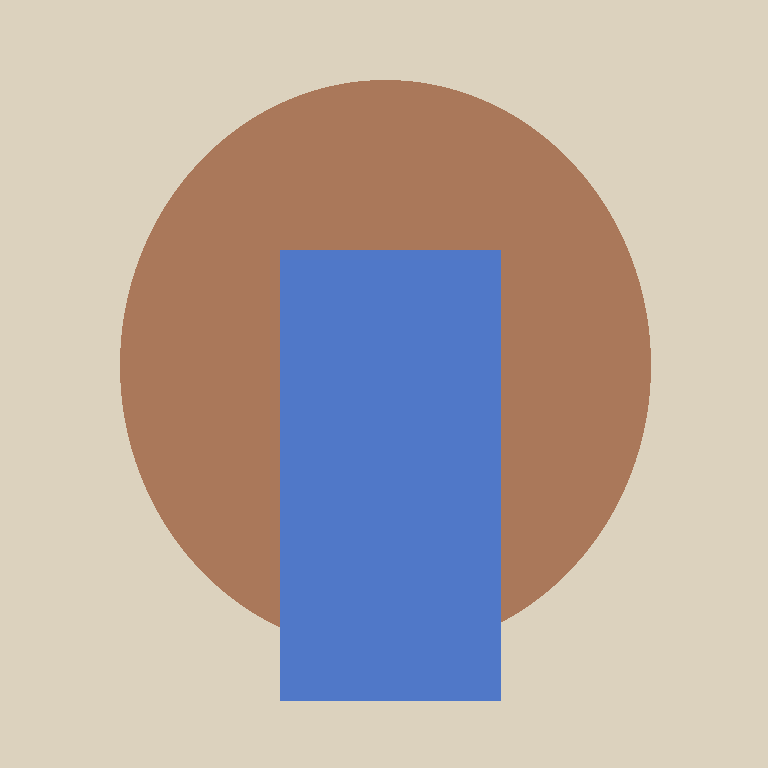
#> input picture apps/desktop/scripts/_tmp_e2e_input.png, 768 x 768 px
$ python image_to_3d_furniture_tables.py --in ../scripts/_tmp_e2e_input.png --out out.png   (older library calls are emulated)
#> lines starting #> are read from the running program, lines starting #| are printed output that depends on the picture; after the words box and inside, x2 and y2 are one past the last pixel; in counts of white or black regions, pixels touching at a corner belong together
#!/usr/bin/env python3
import argparse
import json
import math
import os
import sys
import traceback
from dataclasses import dataclass
from typing import List, Sequence

import cv2
import numpy as np
import trimesh

print("VOLUMIA PYTHON PATH:", sys.executable)


@dataclass
class TopDetection:
    cx: float
    cy: float
    rx: float
    ry: float
    angle: float
    material: str
    brightness: float
    texture: float


def emit_progress(stage: str, percent: int, message: str) -> None:
    print(json.dumps({"stage": stage, "percent": percent, "message": message}), flush=True)


def log(message: str) -> None:
    print(message, flush=True)


def log_error(message: str) -> None:
    print(message, file=sys.stderr, flush=True)


def parse_args() -> argparse.Namespace:
    parser = argparse.ArgumentParser(description="Parametric furniture reconstructor for coffee tables")
    parser.add_argument("--in", dest="in_path", required=True)
    parser.add_argument("--out", dest="out_path", required=True)
    parser.add_argument("--quality", choices=["fast", "balanced", "high"], default="balanced")
    return parser.parse_args()


def detect_tabletops(gray: np.ndarray) -> List[TopDetection]:
    h, w = gray.shape
    blurred = cv2.GaussianBlur(gray, (5, 5), 0)
    edges = cv2.Canny(blurred, 40, 130)
    edges = cv2.morphologyEx(edges, cv2.MORPH_CLOSE, np.ones((3, 3), np.uint8), iterations=2)
    contours, _ = cv2.findContours(edges, cv2.RETR_LIST, cv2.CHAIN_APPROX_SIMPLE)

    candidates = []
    min_area = float(h * w) * 0.002
    min_radius = min(h, w) * 0.06
    for contour in contours:
        if len(contour) < 5:
            continue
        area = cv2.contourArea(contour)
        if area < min_area:
            continue
        (cx, cy), (major, minor), angle = cv2.fitEllipse(contour)
        if major <= 0 or minor <= 0:
            continue
        ratio = max(major, minor) / max(min(major, minor), 1e-6)
        radius = max(major, minor) * 0.5
        if radius < min_radius or ratio > 1.65:
            continue
        score = area / ratio
        candidates.append((score, cx, cy, major * 0.5, minor * 0.5, angle))

    candidates.sort(key=lambda item: item[0], reverse=True)

    selected: List[TopDetection] = []
    for _, cx, cy, rx, ry, angle in candidates:
        keep = True
        for prev in selected:
            distance = math.hypot(cx - prev.cx, cy - prev.cy)
            if distance < 0.62 * (max(rx, ry) + max(prev.rx, prev.ry)):
                keep = False
                break
        if not keep:
            continue

        material, brightness, texture = classify_top_material(gray, cx, cy, rx, ry, angle)
        selected.append(
            TopDetection(
                cx=float(cx),
                cy=float(cy),
                rx=float(rx),
                ry=float(ry),
                angle=float(angle),
                material=material,
                brightness=brightness,
                texture=texture,
            )
        )
        if len(selected) == 2:
            break

    if selected:
        return selected

    fallback_rx = min(h, w) * 0.18
    fallback_ry = fallback_rx * 0.92
    material, brightness, texture = classify_top_material(gray, w * 0.5, h * 0.45, fallback_rx, fallback_ry, 0)
    return [
        TopDetection(
            cx=float(w * 0.5),
            cy=float(h * 0.45),
            rx=float(fallback_rx),
            ry=float(fallback_ry),
            angle=0.0,
            material=material,
            brightness=brightness,
            texture=texture,
        )
    ]


def classify_top_material(gray: np.ndarray, cx: float, cy: float, rx: float, ry: float, angle: float):
    mask = np.zeros_like(gray, dtype=np.uint8)
    cv2.ellipse(mask, (int(cx), int(cy)), (max(int(rx), 1), max(int(ry), 1)), angle, 0, 360, 255, -1)
    pixels = gray[mask > 0]
    if pixels.size == 0:
        return "wood", 0.0, 0.0

    brightness = float(np.mean(pixels))
    lap = cv2.Laplacian(gray, cv2.CV_32F)
    texture = float(np.std(lap[mask > 0]))
    if brightness > 165.0 and texture < 14.0:
        return "glass", brightness, texture
    return "wood", brightness, texture


# [68 lines left out: functions detect_leg_offsets, build_leg_angles, mesh_color_rgba, not called in this run]


def apply_mesh_color(mesh: trimesh.Trimesh, material: str) -> None:
    rgba = np.tile(mesh_color_rgba(material), (len(mesh.vertices), 1))
    mesh.visual.vertex_colors = rgba


# [59 lines left out: functions make_top_mesh, make_tube_from_polyline, make_legs_mesh, to_world_xy, not called in this run]


def build_scene(gray: np.ndarray, detections: Sequence[TopDetection], quality: str) -> trimesh.Scene:
    h, w = gray.shape
    max_radius_px = max(max(det.rx, det.ry) for det in detections)
    pixel_to_meter = 0.45 / max(max_radius_px, 1.0)

    scene = trimesh.Scene()
    detections_sorted = sorted(detections, key=lambda det: max(det.rx, det.ry), reverse=True)
    for index, detection in enumerate(detections_sorted, start=1):
        radius_px = max(detection.rx, detection.ry)
        radius = max(0.18, radius_px * pixel_to_meter)
        table_height = 0.35 if index == 1 else 0.31
        thickness = 0.015 if detection.material == "glass" else 0.035

        center_xy = to_world_xy(detection.cx, detection.cy, w, h, pixel_to_meter)
        leg_offsets = detect_leg_offsets(gray, detection)

        top_mesh = make_top_mesh(center_xy, radius, thickness, table_height, quality, detection.material)
        legs_mesh = make_legs_mesh(center_xy, radius, table_height - thickness, quality, leg_offsets, index - 1)

        top_name = f"top_{index}"
        legs_name = f"legs_{index}"
        scene.add_geometry(top_mesh, node_name=top_name, geom_name=top_name)
        scene.add_geometry(legs_mesh, node_name=legs_name, geom_name=legs_name)

        log(
            f"table {index}: radius={radius:.4f}m thickness={thickness:.4f}m material={detection.material} "
            f"legs={len(build_leg_angles(leg_offsets, index - 1))}"
        )
        log(
            f"{top_name}: vertices={len(top_mesh.vertices)} faces={len(top_mesh.faces)} | "
            f"{legs_name}: vertices={len(legs_mesh.vertices)} faces={len(legs_mesh.faces)}"
        )

    return scene


def main() -> int:
    args = parse_args()
    in_path = os.path.abspath(args.in_path)
    out_path = os.path.abspath(args.out_path)
    os.makedirs(os.path.dirname(out_path), exist_ok=True)

    if not os.path.exists(in_path):
        log_error(f"input image missing: {in_path}")
        return 1

    emit_progress("preprocess", 10, "Loading image")
    image = cv2.imread(in_path, cv2.IMREAD_COLOR)
#> image is the input picture: shape (768, 768, 3); mean B, G, R 166, 171.7, 183.5
    if image is None:
        log_error(f"failed to load image: {in_path}")
        return 1
    gray = cv2.cvtColor(image, cv2.COLOR_BGR2GRAY)
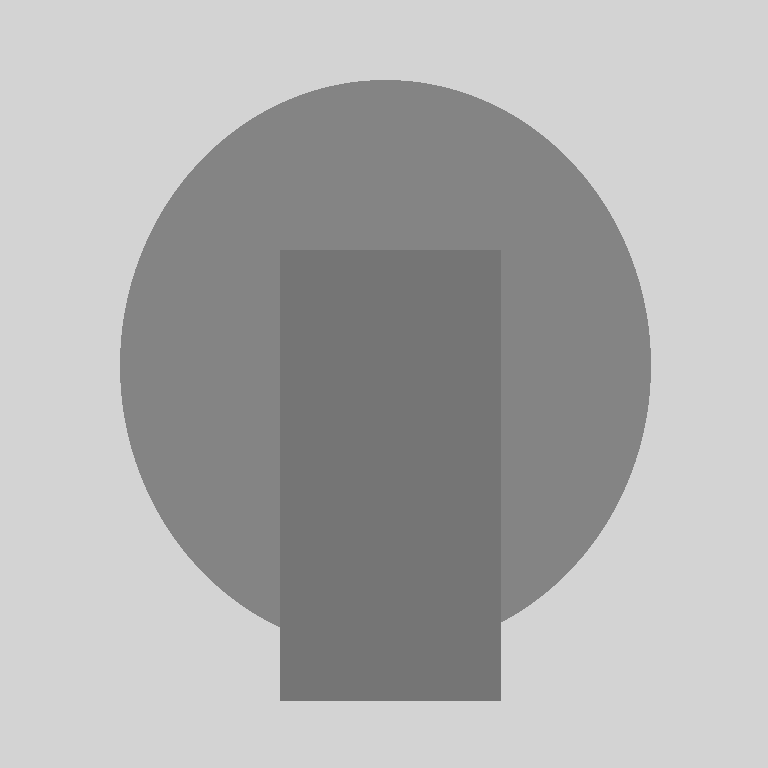
#> gray: shape (768, 768); min 117, max 211, mean 174.8

    try:
        emit_progress("detect", 30, "Detecting table tops and legs")
        detections = detect_tabletops(gray)
#> in detect_tabletops, `edges = cv2.Canny(blurred, 40, 130)`:
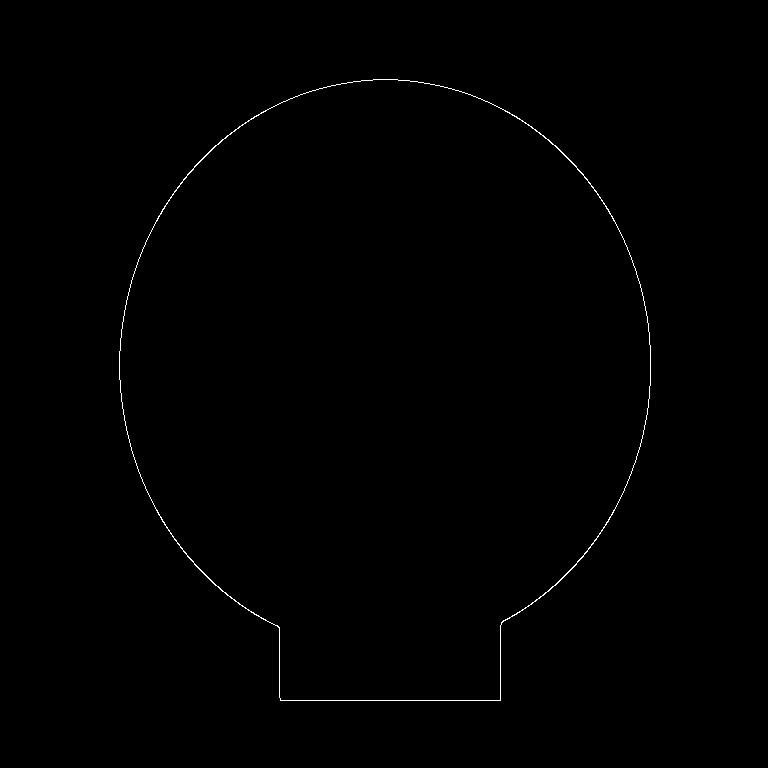
#> edges: shape (768, 768); 0.34% white in thin lines or dots, all inside (x1, y1, x2, y2) = (119, 79, 651, 701)
#> in detect_tabletops, `contours, _ = cv2.findContours(edges, cv2.RETR_LIST, cv2.CHAIN_APPROX_..`: contours = 2 contours; box (x1, y1, x2, y2) and area: (119, 79, 651, 701) 251046, (119, 79, 651, 701) 250746
#> the loop in detect_tabletops, `for contour in contours:` made 2 passes
#> (area, cx, cy, major, minor, angle, ratio, radius) on passes 1 to 2: (250745.5, 384.9, 368.1, 528.4, 580.8, 0.367, 1.1, 290.4), (251045.5, 384.9, 367.1, 529.2, 578.1, 0.473, 1.09, 289)
#> after the loop in detect_tabletops, `for contour in contours:`: candidates = [(228119.4, 384.9, 368.1, 264.2, 290.4, 0.367), (229834.8, 384.9, 367.1, 264.6, 289, 0.473)]
#> the loop in detect_tabletops, `for _, cx, cy, rx, ry, angle in candidates:` made 2 passes
#> (cx, cy, rx, ry, angle, brightness, texture) on pass 1: (384.9, 367.1, 264.6, 289, 0.473, 127, 10.4)
#> (cx, cy, rx, ry, angle) on pass 2: (384.9, 368.1, 264.2, 290.4, 0.367)
#> pass 1, in classify_top_material, `lap = cv2.Laplacian(gray, cv2.CV_32F)`:
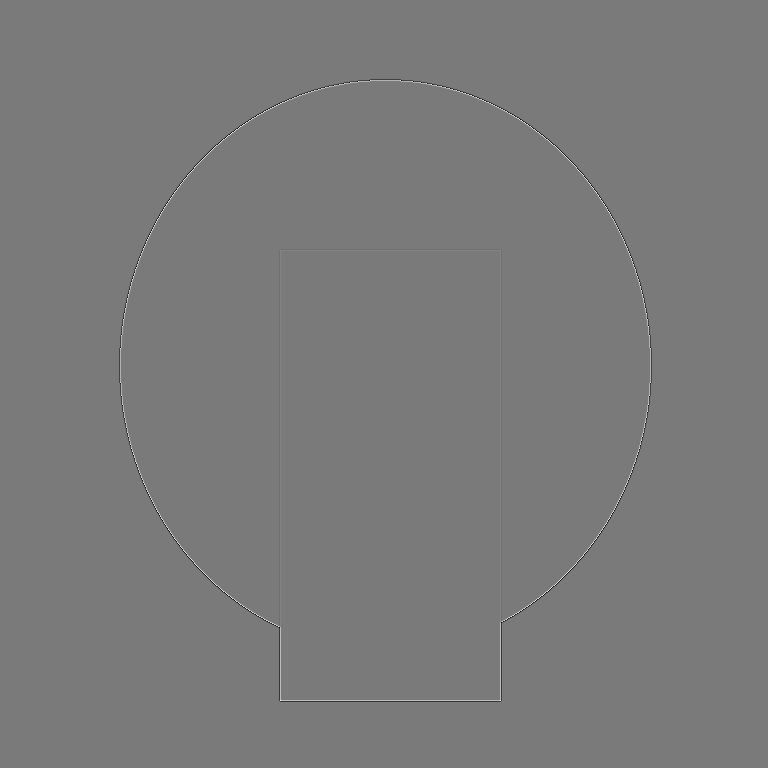
#> lap: shape (768, 768) float32; min -173, max 188, mean 0; drawn with min black and max white
#> after the loop in detect_tabletops, `for _, cx, cy, rx, ry, angle in candidates:`: selected = 1 item
#> detections = 1 item
        log(f"in: {in_path}")
        log(f"out: {out_path}")
        log(f"quality: {args.quality}")
        log(f"detected ellipses count: {len(detections)}")
        for i, det in enumerate(detections, start=1):
            log(
                f"ellipse_{i}: center=({det.cx:.1f},{det.cy:.1f}) rx={det.rx:.2f} ry={det.ry:.2f} "
                f"material={det.material} brightness={det.brightness:.2f} texture={det.texture:.2f}"
            )
#> this loop made 1 pass
#> i on pass 1: 1
#| ellipse_1: center=(384.9,367.1) rx=264.62 ry=289.04 material=wood brightness=127.04 texture=10.40

        emit_progress("mesh", 70, "Building parametric mesh")
        scene = build_scene(gray, detections, args.quality)
#> in build_scene, `max_radius_px = max(max(det.rx, det.ry) for det in detections)`: max_radius_px = 289
#> in build_scene, `pixel_to_meter = 0.45 / max(max_radius_px, 1.0)`: pixel_to_meter = 0.00156

        emit_progress("export", 90, "Exporting GLB")
        scene.export(out_path, file_type="glb")

        if not os.path.exists(out_path):
            log_error(f"glb missing: {out_path}")
            return 1

        glb_size = os.path.getsize(out_path)
        log(f"final file size: {glb_size} bytes")
        if glb_size <= 2000:
            log_error(f"glb too small: {glb_size} bytes")
            return 1

        emit_progress("done", 100, "Furniture reconstruction completed")
        return 0
    except Exception as error:
        log_error(f"furniture reconstruction failed: {error}")
        traceback.print_exc(file=sys.stderr)
        return 1


if __name__ == "__main__":
#> (the run stopped early here; a loop or call above may not have finished)
